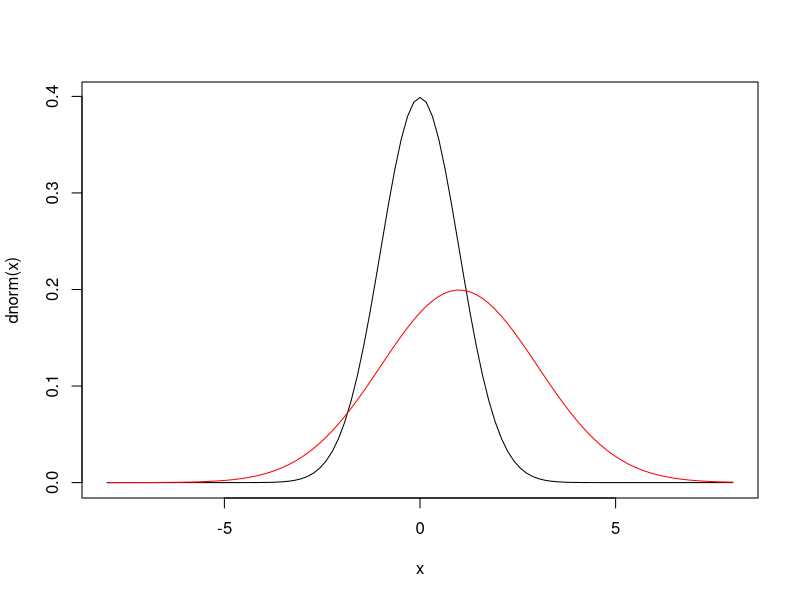
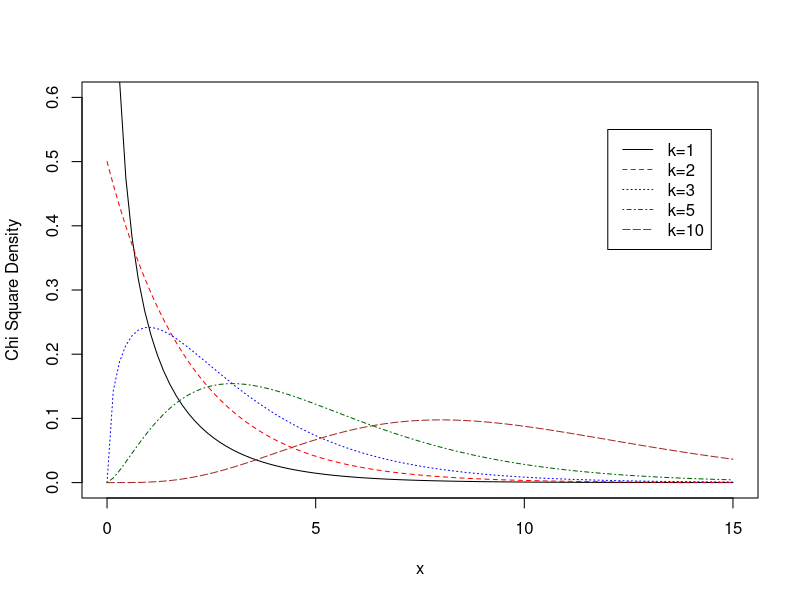
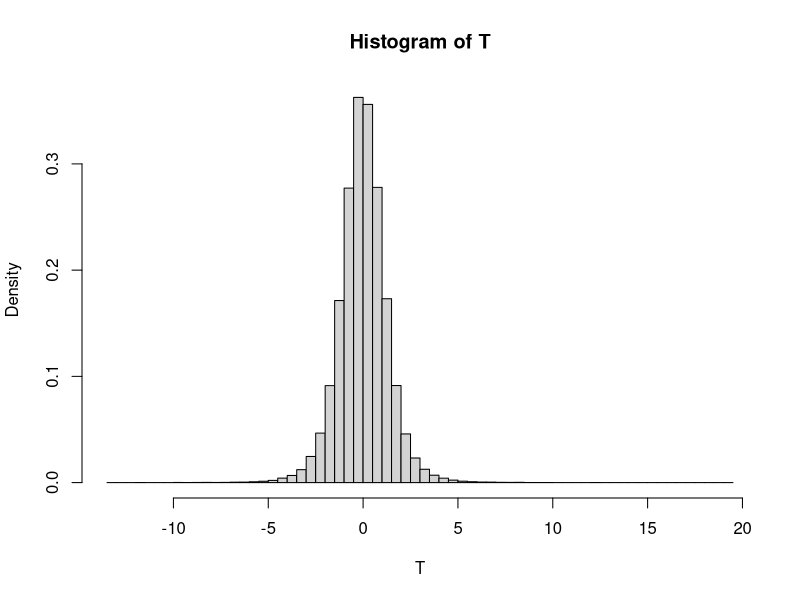
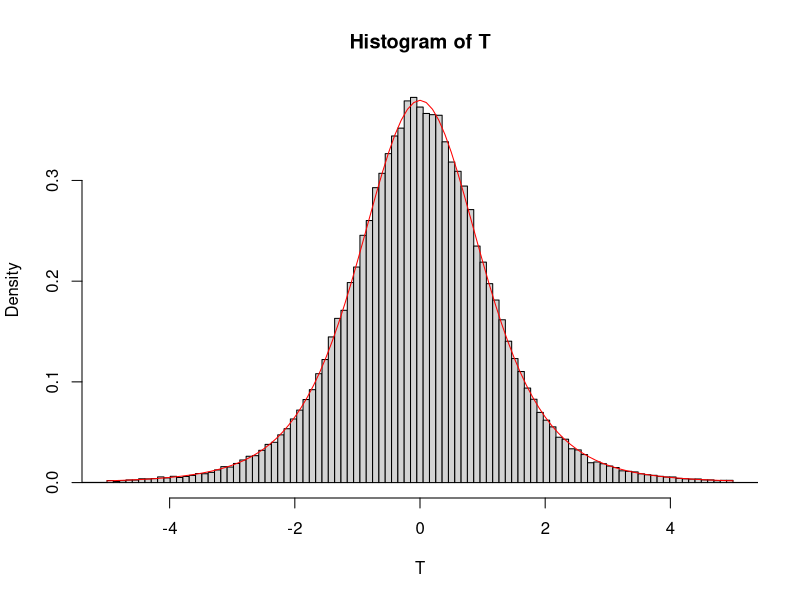
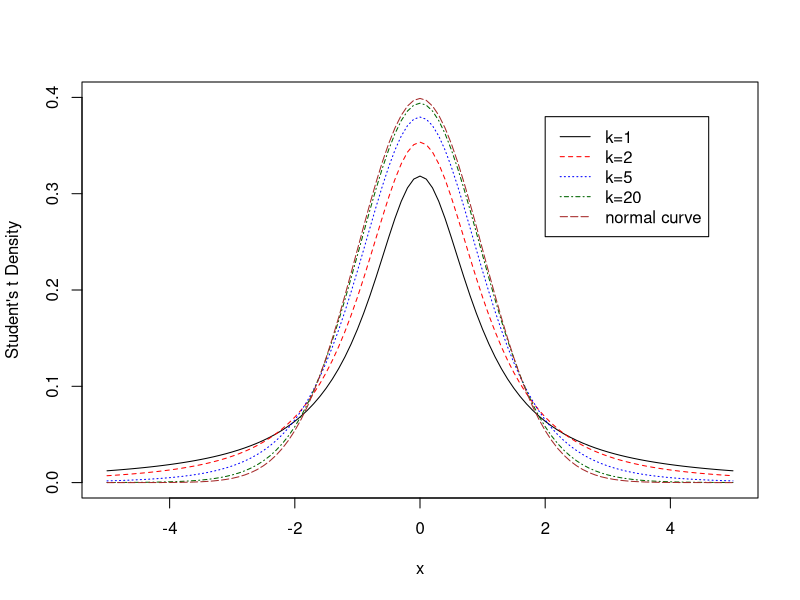
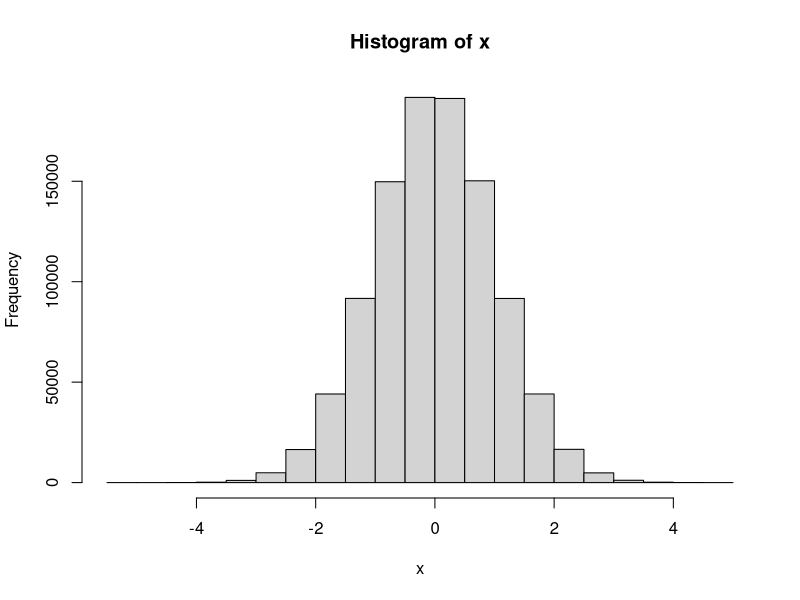

Recreate these plots in R, in order.
# Rocky Mazorow
# Mar 2, 2022

# PROBABILITY DISTRIBUTIONS

# Random number generator
rnorm(1)

# DENSITY OF STANDARD NORMAL DISTRIBUTION
# The probability density function for the standard normal distribution
1/sqrt(2*pi) *exp((-(-4:4)^2/2))

# dnorm(x) function returns the density of the standard normal distribution (mean=0, standard deviation=1) at x.
# Should return the same as the above equation
dnorm(-4:4)

# We can change the mean and standard distribution
dnorm(-8:8, mean=1, sd=2)

# You can plot these distributions using curve
# x is defined in xlim in order to make multiple points
curve(dnorm(x), xlim=c(-8,8))
# add=TRUE means combine into one graph
curve(dnorm(x, mean=1, sd=2), col="red", add=TRUE)


# CUMULATIVE PROBABILITY OF STANDARD NORMAL DISTRIBUTION
# pnorm(z) function returns the cumulative probability of the standard normal distribution at Z score z.
# (the area under the standard normal curve to the left of z)
pnorm(1.65)                     # The probability of getting a Z score smaller than 1.65 is  95% (left-side tail)

# Multiple ways to find right side since curve is symmetrical (same on the left)
pnorm(-1.65)                    # The probability of getting a Z score greater than 1.65 is  4.9% (right-side tail)
1-pnorm(1.65)
pnorm(1.65,lower.tail=FALSE)


# QUANTILES OF STANDARD NORMAL DISTRIBUTION
# The qnorm() function is the inverse of the pnorm() function
# qnorm(y) returns the value x so that pnorm(x)=y.
qnorm(0.95)                     # The Z score corresponding to the 95th percentile
pnorm( qnorm(0.95) )            # To double check, should return 0.95
-qnorm(0.05)                    # Can also get right-side tail


# CHI SQUARED DISTRIBUTION

# DENSITY OF CHI SQUARED
# dchisq() requires at least 2 arguments: the value of x we want to compute the density and the degree of freedom k
# To visualize the χ2 distribution, we plot the density function using dchisq() at different degrees of freedom.
#     ylim is used to set the y-range of the plot;
#     ylab is used to change the y-axis label;
#     lty is used to change the line type (1=solid, 2=dashed, 3=dotted, 4=dash-dotted, 5=long-dashed);
#     legend() is used to display the legend.
curve(dchisq(x,1),xlim=c(0,15),ylim=c(0,0.6),ylab="Chi Square Density")
curve(dchisq(x,2),col="red",lty=2,add=TRUE)
curve(dchisq(x,3),col="blue",lty=3,add=TRUE)
curve(dchisq(x,5),col="dark green",lty=4,add=TRUE)
curve(dchisq(x,10),col="brown",lty=5,add=TRUE)
legend(12,0.55,c("k=1","k=2","k=3","k=5","k=10"),
       col=c("black","red","blue","dark green","brown"),lty=1:5)


# CUMULATIVE PROBABILITY OF CHI SQUARED
# Again, requires two arguments
# Not symmetrical, so cannot just add negative to get right-side tail
pchisq(21.78,10)                     # Left-side
1-pchisq(21.78,10)                   # Right-side
pchisq(21.78,10,lower.tail=FALSE)    # Right-side


# QUANTILES OF CHI SQUARED
qchisq(0.05,10)
qchisq(0.05,10,lower.tail=FALSE)


# STUDENT'S T DISTRIBUTION
# The probability density function for the t distribution
# Generate 105 random numbers following the t distribution with 5 df
Z <- rnorm(1e5)
W <- rchisq(1e5,5)
T <- Z/sqrt(W/5)
# Plot a histogram for the data
hist(T,breaks=100,freq=FALSE)


# DENSITY T DISTRIBUTION
hist(T, breaks=c(min(T), seq(-5,5,length.out=100), max(T)), freq=FALSE, xlim=c(-5,5))
curve(dt(x,5),col="red",add=TRUE)

# Plots the t curves with various degrees of freedom
curve(dt(x,1),xlim=c(-5,5),ylim=c(0,0.4),ylab="Student's t Density")
curve(dt(x,2),col="red",lty=2,add=TRUE)
curve(dt(x,5),col="blue",lty=3,add=TRUE)
curve(dt(x,20),col="dark green",lty=4,add=TRUE)
curve(dnorm(x),col="brown",lty=5,add=TRUE)
legend(2,0.38,c("k=1","k=2","k=5","k=20","normal curve"),
       col=c("black","red","blue","dark green","brown"),lty=1:5)



# SIMULATION
# rnorm(n, mean = 0, sd = 1): generates n standard Normal random numbers with mean 0 and standard deviation 1.
# rchisq(n,df): generates n random numbers following the χ2 distribution with df degrees of freedom.
# rt(n,df): generates n random numbers following the t distribution with df degrees of freedom.
# set.seed() ensures reproducibility of the sequence of random numbers
rnorm(10)
rnorm(10)                     # Different values because seed wasn't used

set.seed(1234)
rnorm(10)
set.seed(1234)
rnorm(10)                     # Same values because seed was used

set.seed(2819237)
x <- rnorm(1e6)
mean(x)
sd(x)
hist(x)

# sample() function draws randomly from a specified set of (scalar) objects allowing you to sample from arbitrary distributions of numbers
set.seed(12345)
sample(1:10, 4)
sample(1:10, 4)

## Doesn't have to be numbers
sample(letters, 5)

## Sample w/replacement (allows for repeating draws)
sample(1:10, replace = TRUE)
